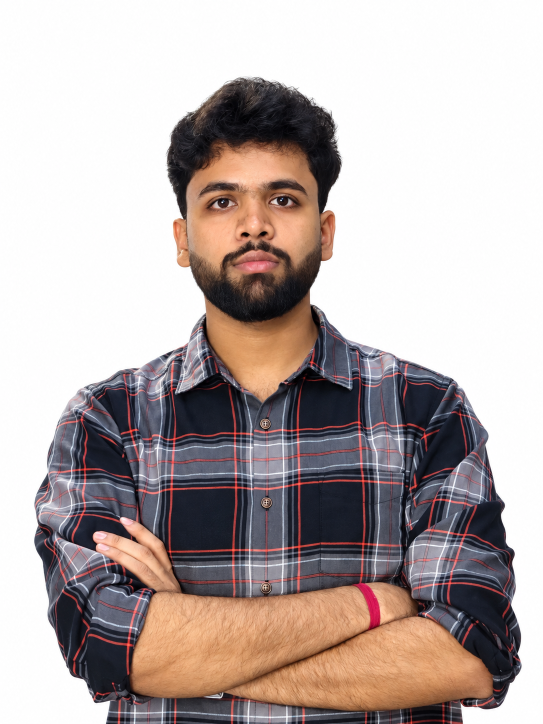
#> input picture assets/source/me.png, 1086 x 1448 px (shown at 1/2 size)
$ python banner.py
#> lines starting #> are read from the running program, lines starting #| are printed output that depends on the picture; after the words box and inside, x2 and y2 are one past the last pixel; in counts of white or black regions, pixels touching at a corner belong together
#> in dither, img is the input picture: PIL image 1086x1448 RGB; mean R, G, B 183.5, 171.9, 169.6
"""Generate the animated `profile.sh --live` terminal banner for the README.

A photo is cut out from its background, dithered to 1-bit with serpentine
Floyd-Steinberg, and drawn as a dot map next to a SYSTEM.INFO panel. After a
short hold the portrait dissolves and 1200 of its dots fly into Python, PyTorch
and Hugging Face silhouettes, then back into the face, on a 14.2 s SMIL loop.
Writes assets/banner-dark.svg and assets/banner-light.svg.

    python scripts/banner.py [--photo assets/source/me.png]

Needs numpy, pillow and scipy.
"""
import argparse
import math
import re
from collections import deque
from pathlib import Path
from xml.sax.saxutils import escape

import numpy as np
from PIL import Image, ImageEnhance, ImageFilter, ImageOps
from scipy.optimize import linear_sum_assignment
from scipy.spatial.distance import cdist

ROOT = Path(__file__).resolve().parents[1]

ROWS = [
    ("Subject", "Snehangshu Bhuin"),
    ("Role", "Data Scientist · Data Analyst"),
    ("Origin", "India"),
    ("Education", "M.Sc. Statistics · Visva-Bharati"),
    ("Status", "Open to Full-Time Roles"),
    ("ToolChain", "VS Code · Jupyter · Git"),
    ("Core.Lang", "Python · SQL · R"),
    ("Core.ML", "PyTorch · TensorFlow · scikit-learn"),
    ("Core.LLM", "QLoRA · PEFT · TRL · HuggingFace"),
    ("Core.RAG", "LangChain · LangGraph · FAISS"),
    ("Core.Data", "Pandas · DuckDB · Postgres · Streamlit"),
    ("Core.Auto", "n8n · MCP · Docker"),
    ("Grid.Mail", "snehangshubhuin@gmail.com"),
    ("Grid.HF", "snehangshu511"),
    ("Grid.GitHub", "snehangshu2002"),
]

THEMES = {
    "dark": dict(bg="#0A101F", panel="#0D1628", panel2="#101B30", line="#25344C", muted="#8291A8",
                 text="#DDE7F5", portrait="#AA9BEF", chrome="#22D3EE", accent="#10B981",
                 live="#FF4D5A", shadow="#02050B"),
    "light": dict(bg="#F6F8FA", panel="#FFFFFF", panel2="#EDF3F7", line="#CBD7E1", muted="#64748B",
                  text="#172033", portrait="#4A3D7A", chrome="#0891B2", accent="#10B981",
                  live="#CF222E", shadow="#AAB7C4"),
}

# Silhouettes the portrait morphs through, in order. 24x24 path data from Simple Icons (CC0).
LOGOS = {
    "python": "M14.25.18l.9.2.73.26.59.3.45.32.34.34.25.34.16.33.1.3.04.26.02.2-.01.13V8.5l-.05.63-.13.55-.21.46-.26.38-.3.31-.33.25-.35.19-.35.14-.33.1-.3.07-.26.04-.21.02H8.77l-.69.05-.59.14-.5.22-.41.27-.33.32-.27.35-.2.36-.15.37-.1.35-.07.32-.04.27-.02.21v3.06H3.17l-.21-.03-.28-.07-.32-.12-.35-.18-.36-.26-.36-.36-.35-.46-.32-.59-.28-.73-.21-.88-.14-1.05-.05-1.23.06-1.22.16-1.04.24-.87.32-.71.36-.57.4-.44.42-.33.42-.24.4-.16.36-.1.32-.05.24-.01h.16l.06.01h8.16v-.83H6.18l-.01-2.75-.02-.37.05-.34.11-.31.17-.28.25-.26.31-.23.38-.2.44-.18.51-.15.58-.12.64-.1.71-.06.77-.04.84-.02 1.27.05zm-6.3 1.98l-.23.33-.08.41.08.41.23.34.33.22.41.09.41-.09.33-.22.23-.34.08-.41-.08-.41-.23-.33-.33-.22-.41-.09-.41.09zm13.09 3.95l.28.06.32.12.35.18.36.27.36.35.35.47.32.59.28.73.21.88.14 1.04.05 1.23-.06 1.23-.16 1.04-.24.86-.32.71-.36.57-.4.45-.42.33-.42.24-.4.16-.36.09-.32.05-.24.02-.16-.01h-8.22v.82h5.84l.01 2.76.02.36-.05.34-.11.31-.17.29-.25.25-.31.24-.38.2-.44.17-.51.15-.58.13-.64.09-.71.07-.77.04-.84.01-1.27-.04-1.07-.14-.9-.2-.73-.25-.59-.3-.45-.33-.34-.34-.25-.34-.16-.33-.1-.3-.04-.25-.02-.2.01-.13v-5.34l.05-.64.13-.54.21-.46.26-.38.3-.32.33-.24.35-.2.35-.14.33-.1.3-.06.26-.04.21-.02.13-.01h5.84l.69-.05.59-.14.5-.21.41-.28.33-.32.27-.35.2-.36.15-.36.1-.35.07-.32.04-.28.02-.21V6.07h2.09l.14.01zm-6.47 14.25l-.23.33-.08.41.08.41.23.33.33.23.41.08.41-.08.33-.23.23-.33.08-.41-.08-.41-.23-.33-.33-.23-.41-.08-.41.08z",
    "pytorch": "M12.005 0L4.952 7.053a9.865 9.865 0 000 14.022 9.866 9.866 0 0014.022 0c3.984-3.9 3.986-10.205.085-14.023l-1.744 1.743c2.904 2.905 2.904 7.634 0 10.538s-7.634 2.904-10.538 0-2.904-7.634 0-10.538l4.647-4.646.582-.665zm3.568 3.899a1.327 1.327 0 00-1.327 1.327 1.327 1.327 0 001.327 1.328A1.327 1.327 0 0016.9 5.226 1.327 1.327 0 0015.573 3.9z",
    "huggingface": "M12.025 1.13c-5.77 0-10.449 4.647-10.449 10.378 0 1.112.178 2.181.503 3.185.064-.222.203-.444.416-.577a.96.96 0 0 1 .524-.15c.293 0 .584.124.84.284.278.173.48.408.71.694.226.282.458.611.684.951v-.014c.017-.324.106-.622.264-.874s.403-.487.762-.543c.3-.047.596.06.787.203s.31.313.4.467c.15.257.212.468.233.542.01.026.653 1.552 1.657 2.54.616.605 1.01 1.223 1.082 1.912.055.537-.096 1.059-.38 1.572.637.121 1.294.187 1.967.187.657 0 1.298-.063 1.921-.178-.287-.517-.44-1.041-.384-1.581.07-.69.465-1.307 1.081-1.913 1.004-.987 1.647-2.513 1.657-2.539.021-.074.083-.285.233-.542.09-.154.208-.323.4-.467a1.08 1.08 0 0 1 .787-.203c.359.056.604.29.762.543s.247.55.265.874v.015c.225-.34.457-.67.683-.952.23-.286.432-.52.71-.694.257-.16.547-.284.84-.285a.97.97 0 0 1 .524.151c.228.143.373.388.43.625l.006.04a10.3 10.3 0 0 0 .534-3.273c0-5.731-4.678-10.378-10.449-10.378M8.327 6.583a1.5 1.5 0 0 1 .713.174 1.487 1.487 0 0 1 .617 2.013c-.183.343-.762-.214-1.102-.094-.38.134-.532.914-.917.71a1.487 1.487 0 0 1 .69-2.803m7.486 0a1.487 1.487 0 0 1 .689 2.803c-.385.204-.536-.576-.916-.71-.34-.12-.92.437-1.103.094a1.487 1.487 0 0 1 .617-2.013 1.5 1.5 0 0 1 .713-.174m-10.68 1.55a.96.96 0 1 1 0 1.921.96.96 0 0 1 0-1.92m13.838 0a.96.96 0 1 1 0 1.92.96.96 0 0 1 0-1.92M8.489 11.458c.588.01 1.965 1.157 3.572 1.164 1.607-.007 2.984-1.155 3.572-1.164.196-.003.305.12.305.454 0 .886-.424 2.328-1.563 3.202-.22-.756-1.396-1.366-1.63-1.32q-.011.001-.02.006l-.044.026-.01.008-.03.024q-.018.017-.035.036l-.032.04a1 1 0 0 0-.058.09l-.014.025q-.049.088-.11.19a1 1 0 0 1-.083.116 1.2 1.2 0 0 1-.173.18q-.035.029-.075.058a1.3 1.3 0 0 1-.251-.243 1 1 0 0 1-.076-.107c-.124-.193-.177-.363-.337-.444-.034-.016-.104-.008-.2.022q-.094.03-.216.087-.06.028-.125.063l-.13.074q-.067.04-.136.086a3 3 0 0 0-.135.096 3 3 0 0 0-.26.219 2 2 0 0 0-.12.121 2 2 0 0 0-.106.128l-.002.002a2 2 0 0 0-.09.132l-.001.001a1.2 1.2 0 0 0-.105.212q-.013.036-.024.073c-1.139-.875-1.563-2.317-1.563-3.203 0-.334.109-.457.305-.454m.836 10.354c.824-1.19.766-2.082-.365-3.194-1.13-1.112-1.789-2.738-1.789-2.738s-.246-.945-.806-.858-.97 1.499.202 2.362c1.173.864-.233 1.45-.685.64-.45-.812-1.683-2.896-2.322-3.295s-1.089-.175-.938.647 2.822 2.813 2.562 3.244-1.176-.506-1.176-.506-2.866-2.567-3.49-1.898.473 1.23 2.037 2.16c1.564.932 1.686 1.178 1.464 1.53s-3.675-2.511-4-1.297c-.323 1.214 3.524 1.567 3.287 2.405-.238.839-2.71-1.587-3.216-.642-.506.946 3.49 2.056 3.522 2.064 1.29.33 4.568 1.028 5.713-.624m5.349 0c-.824-1.19-.766-2.082.365-3.194 1.13-1.112 1.789-2.738 1.789-2.738s.246-.945.806-.858.97 1.499-.202 2.362c-1.173.864.233 1.45.685.64.451-.812 1.683-2.896 2.322-3.295s1.089-.175.938.647-2.822 2.813-2.562 3.244 1.176-.506 1.176-.506 2.866-2.567 3.49-1.898-.473 1.23-2.037 2.16c-1.564.932-1.686 1.178-1.464 1.53s3.675-2.511 4-1.297c.323 1.214-3.524 1.567-3.287 2.405.238.839 2.71-1.587 3.216-.642.506.946-3.49 2.056-3.522 2.064-1.29.33-4.568 1.028-5.713-.624",
}

W, H = 1180, 610
MAP_W, MAP_H = 300, 340        # dither grid, one dot per SVG unit
MAP_X, MAP_Y = 74, 154         # where the grid sits inside VISUAL.MAP
CLIP = (49, 124, 390, 414)     # VISUAL.MAP drawing area: x, y, w, h
LOGO_BOX = (89, 188, 270)      # silhouettes fill this centred square: x, y, size
MAX_PTS = 18000                # dots kept, sampled at random: an even grain, not a solid block
TRAVELLERS = 1200              # portrait dots that fly into the logos
BANDS = 94                     # portrait chunks that drift apart as it dissolves
INTRO = 3.2                    # seconds before the loop starts
# portrait 3.0 s, each logo held 2.0 s, four 1.3 s morphs = 14.2 s
TIMES = [0, 3.0, 4.3, 6.3, 7.6, 9.6, 10.9, 12.9, 14.2]
LOOP = TIMES[-1]
SEED = 314159
FONT = "ui-monospace,SFMono-Regular,Menlo,Consolas,Liberation Mono,monospace"
CHAR = 0.605                   # monospace advance per unit of font size


def cut_out(img):
    """Mask of the subject: region-grow the flat backdrop (light or dark) in from the edges."""
    small = img.resize((img.width // 2, img.height // 2), Image.LANCZOS).filter(ImageFilter.GaussianBlur(2))
    a = np.asarray(small).astype(float)
    h, w, _ = a.shape
    lum, sat = a.mean(2), a.max(2) - a.min(2)
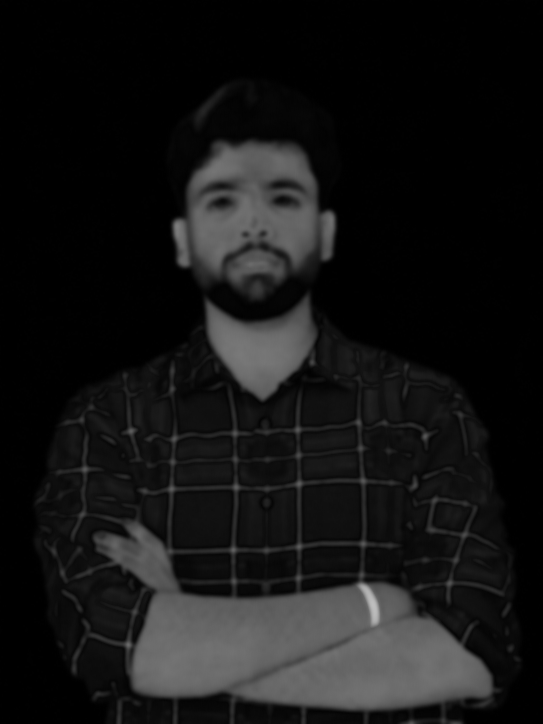
#> sat: shape (724, 543) float64; min 0, max 190, mean 21
    backdrop = np.median(np.concatenate([lum[:20, :20].ravel(), lum[:20, -20:].ravel()]))
#> backdrop = 254
    dark = backdrop < 60
#> dark = False
    # dark hair against a dark backdrop only differs by a few levels, so grow more cautiously
    ok = (lum < backdrop + 9) if dark else (lum > 88)
#> ok: shape (724, 543) bool; 77.5% white; 40 black regions (9 under 20 px), largest, box (x1, y1, x2, y2) and area: (376, 371, 519, 707) 19366, (162, 307, 367, 447) 12755, (169, 82, 340, 215) 10625
    ok &= sat < 20
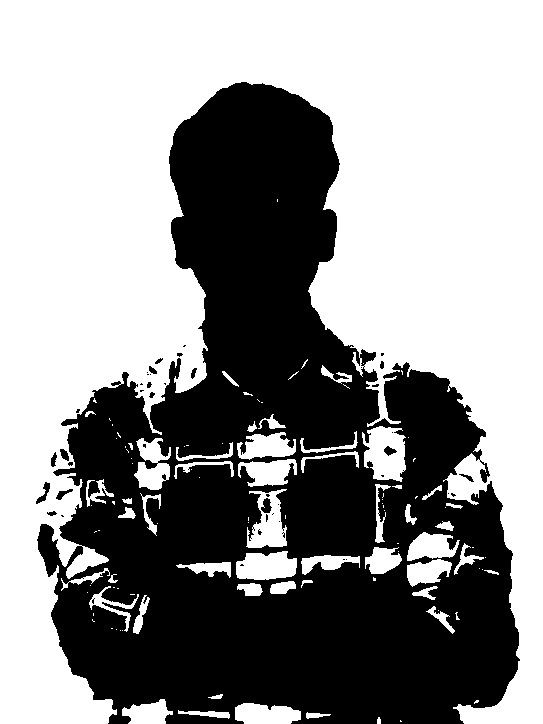
#> ok: shape (724, 543) bool; 57.6% white; 45 black regions (30 under 20 px), largest, box (x1, y1, x2, y2) and area: (37, 82, 520, 724) 165569, (36, 482, 50, 504) 111, (261, 498, 272, 513) 108
    step = 4 if dark else 6
#> step = 6
    bg = np.zeros((h, w), bool)
    q = deque(p for p in [(0, x) for x in range(w)] + [(y, 0) for y in range(h)] + [(y, w - 1) for y in range(h)] if ok[p])
    for p in q:
        bg[p] = True
#> this loop made 1991 passes
#> p on passes 1 to 3: (0, 0), (0, 1), (0, 2)
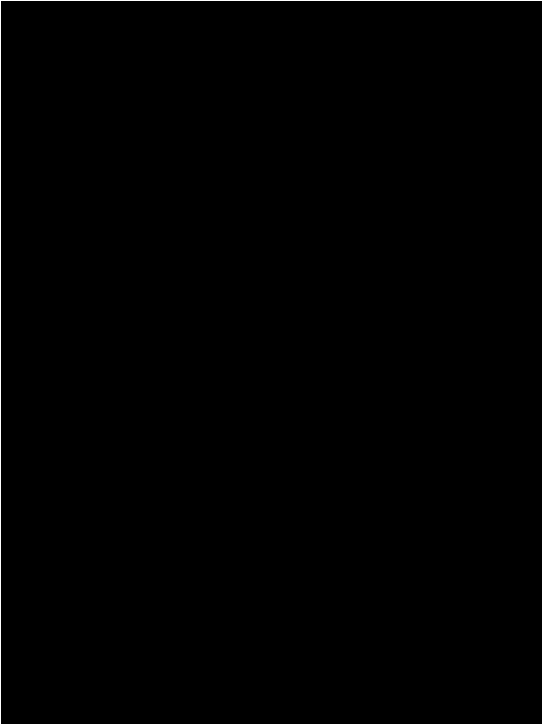
#> bg: shape (724, 543) bool; 0.51% white in thin lines or dots
    while q:
        y, x = q.popleft()
        for ny, nx in ((y + 1, x), (y - 1, x), (y, x + 1), (y, x - 1)):
            if 0 <= ny < h and 0 <= nx < w and not bg[ny, nx] and ok[ny, nx] \
                    and np.abs(a[ny, nx] - a[y, x]).max() < step:
                bg[ny, nx] = True
                q.append((ny, nx))
#> bg: shape (724, 543) bool; 48.6% white; 1 white region, box (x1, y1, x2, y2) and area: (0, 0, 543, 724) 190989
    mask = Image.fromarray((~bg * 255).astype(np.uint8))
    # close the gaps the backdrop leaks into between strands of hair and beard; this
    # gives a solid but boxy outline
    coarse = mask.filter(ImageFilter.MaxFilter(35)).filter(ImageFilter.MinFilter(35))
#> coarse: PIL image 543x724 L; 51.9% white; 1 black region, box (x1, y1, x2, y2) and area: (0, 0, 543, 724) 189046
    # well inside the outline everything is subject; near the edge keep only pixels that
    # actually differ from the backdrop, so frizzy hair keeps its real shape
    inner = np.asarray(coarse.filter(ImageFilter.MinFilter(31))) > 128
#> inner: shape (724, 543) bool; 44.5% white; 1 white region, box (x1, y1, x2, y2) and area: (49, 92, 507, 724) 174911
    differs = np.abs(lum - backdrop) > 7
#> differs: shape (724, 543) bool; 52.1% white; 1 black region, box (x1, y1, x2, y2) and area: (0, 0, 543, 724) 188222
    keep = inner | ((np.asarray(coarse) > 128) & differs)
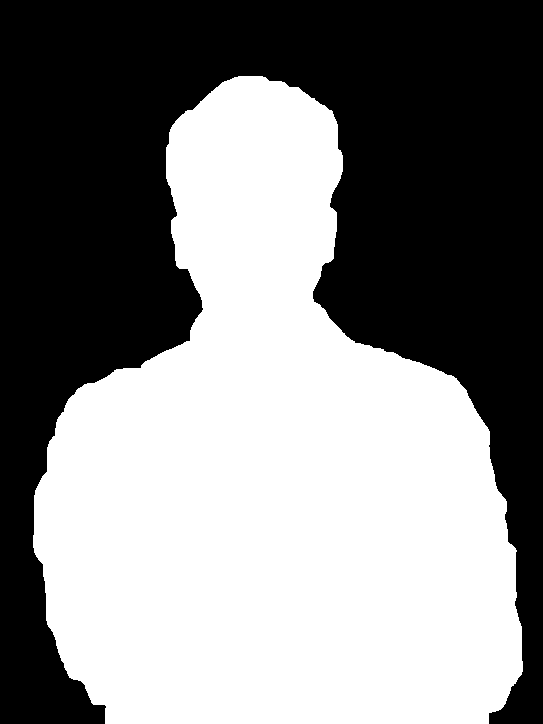
#> keep: shape (724, 543) bool; 51.7% white; 1 black region, box (x1, y1, x2, y2) and area: (0, 0, 543, 724) 189785
    mask = Image.fromarray((keep * 255).astype(np.uint8)).filter(ImageFilter.MedianFilter(5))
#> mask: PIL image 543x724 L; 51.7% white; 1 black region, box (x1, y1, x2, y2) and area: (0, 0, 543, 724) 189769
    return mask.resize(img.size, Image.BILINEAR).filter(ImageFilter.GaussianBlur(2))


def floyd_steinberg(gray):
    """Serpentine Floyd-Steinberg on a 0..1 array; True = dot."""
    g = gray.copy()
    h, w = g.shape
    out = np.zeros_like(g, bool)
    for y in range(h):
        xs = range(w) if y % 2 == 0 else range(w - 1, -1, -1)
        d = 1 if y % 2 == 0 else -1
        for x in xs:
            old = g[y, x]
            new = old >= 0.5
            out[y, x] = new
            err = old - new
            if 0 <= x + d < w:
                g[y, x + d] += err * 7 / 16
            if y + 1 < h:
                if 0 <= x - d < w:
                    g[y + 1, x - d] += err * 3 / 16
                g[y + 1, x] += err * 5 / 16
                if 0 <= x + d < w:
                    g[y + 1, x + d] += err * 1 / 16
    return out


def crop_box(mask):
    """Head-and-shoulders box at the panel's aspect ratio, centred on the head."""
    m = np.asarray(mask) > 128
#> m: shape (1448, 1086) bool; 51.7% white; 1 black region, box (x1, y1, x2, y2) and area: (0, 0, 1086, 1448) 759156
    rows = np.where(m.any(1))[0]
#> rows = 1296 values from 152 to 1447
    top = rows[0]
#> top = 152
    head = m[top: top + m.shape[0] // 4]               # top quarter of the subject
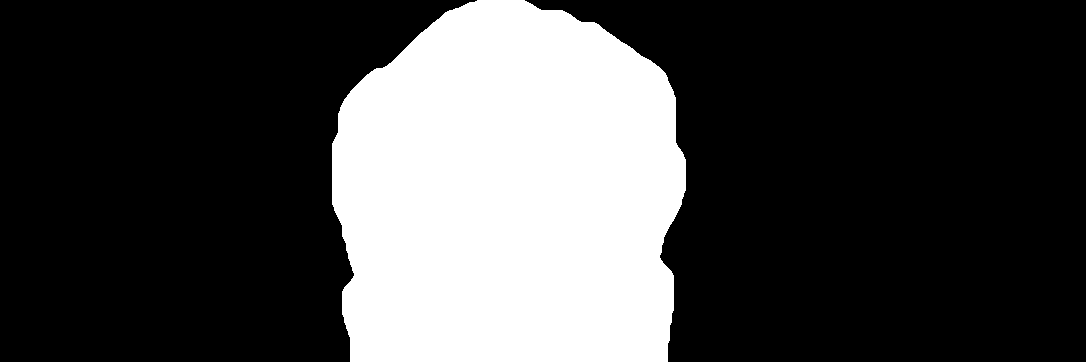
#> head: shape (362, 1086) bool; 27.9% white; 1 white region, box (x1, y1, x2, y2) and area: (332, 0, 686, 362) 109638
    cols = np.where(head.any(0))[0]
#> cols = 354 values from 332 to 685
    cx, head_w = (cols[0] + cols[-1]) / 2, cols[-1] - cols[0]
#> cx = 508.5; head_w = 353
    w = min(mask.width, head_w * 1.9)
#> w = 670.7
    h = w * MAP_H / MAP_W
#> h = 760.1
    x0 = int(np.clip(cx - w / 2, 0, mask.width - w))
#> x0 = 173
    y0 = int(max(0, top - 0.06 * h))
#> y0 = 106
    return x0, y0, int(x0 + w), int(min(mask.height, y0 + h))


def dither(photo):
    img = Image.open(photo).convert("RGB")
    mask = cut_out(img)
    box = crop_box(mask)
#> box = (173, 106, 843, 866)
    rgb = img.crop(box).resize((MAP_W, MAP_H), Image.LANCZOS)
    alpha = mask.crop(box).resize((MAP_W, MAP_H), Image.LANCZOS)
    a = np.asarray(alpha).astype(float) / 255
#> a: shape (340, 300) float64
    # a light backdrop leaves a bright fringe along the outline that would light up as a
    # halo on the dark panel, so the dark theme uses an outline pulled a few pixels in
    tight = mask.filter(ImageFilter.MinFilter(9)).crop(box).resize((MAP_W, MAP_H), Image.LANCZOS)
    a_dark = np.asarray(tight).astype(float) / 255
    subject = alpha.point(lambda v: 255 if v > 20 else 0)
#> subject: PIL image 300x340 L; 53.3% white; 1 black region, box (x1, y1, x2, y2) and area: (0, 0, 300, 294) 47675

    def prepare(gray, light):
        # equalize against the subject only, so the empty backdrop doesn't skew the histogram
#> called with light = False
        gray = ImageOps.equalize(gray, mask=subject)
        # ink on white loses more to the random thinning, so it gets extra contrast
        gray = ImageEnhance.Contrast(gray).enhance(1.6 if light else 1.35)
        gray = gray.filter(ImageFilter.UnsharpMask(radius=2, percent=175, threshold=1))
        return np.asarray(gray).astype(float) / 255
#> returned value: shape (340, 300) float64

    lum = np.asarray(rgb.convert("L")).astype(float)
    # dark theme: lit dots on a dark panel, backdrop blacked out
    lit = prepare(Image.fromarray(np.uint8(lum * a_dark)), light=False)
    dark_bits = floyd_steinberg(lit) & (a_dark > 0.5)
#> after the loop in floyd_steinberg, `for y in range(h):`:
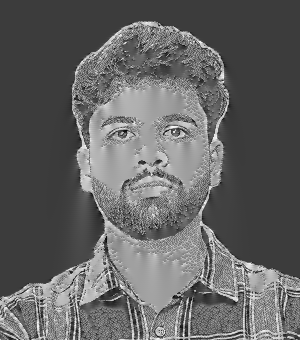
#> g: shape (340, 300) float64; min -0.43, max 1.39, mean 0.28; drawn with min black and max white
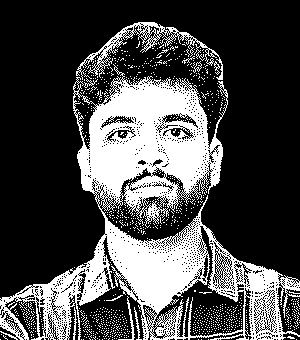
#> dark_bits: shape (340, 300) bool; 29.3% white; 960 white regions (950 under 20 px), largest, box (x1, y1, x2, y2) and area: (0, 64, 300, 340) 26592, (76, 22, 223, 80) 1403, (118, 296, 135, 340) 106
    # light theme: ink dots for shadows on a white panel, backdrop whited out
    paper = prepare(Image.fromarray(np.uint8(lum * a + 255 * (1 - a))), light=True)
#> (the rest of the program and of its run is left out)
